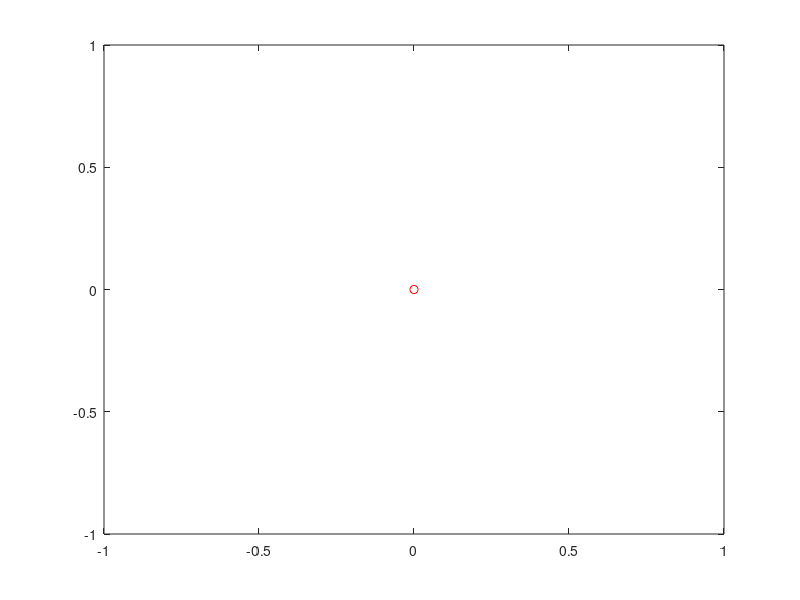

Here is the MATLAB script that generated this plot: (Note: this script raises an error after producing the figure.)
close All
plot(0,0,'ro');
hold on

d=50;
j=1:d:length(T);
D=Dynamics(zeros(12:1));
% Block specification
Lx = D.L;
Ly = 0.01;
Lz = 0.01;

root=sqrt(2);
R45=[1/root -1/root 0;
     1/root 1/root 0;
     0        0    1;];

p_center1=[Lx/2, Ly/2, Lz/2]*R45';
p_center2=[Ly/2, Lx/2, Lz/2]*R45';
p1_center=[Ly/2, Ly/2, D.L1/2];
p2_center=[D.L1/2, Ly/2, Ly/2];

n_time = length(T)-1;

% Compute propagation of vertices and patches
for i_time=1:d:n_time
    
    R=Rotation(ph(i_time),th(i_time),ps(i_time));
    p=[xr(i_time) yr(i_time) zr(i_time)];
    R1=[cos(et1(i_time)) 0 sin(et1(i_time));0 1 0;-sin(et1(i_time)) 0 cos(et1(i_time))];
    R2=[cos(et1(i_time)+et2(i_time)) 0 sin(et1(i_time)+et2(i_time));0 1 0;-sin(et1(i_time)+et2(i_time)) 0 cos(et1(i_time)+et2(i_time))];
    p1=p+(R*R1*[0;0;D.l1])';
    p2=p+(R*R1*[0;0;D.L1])'+(R*R2*[D.l2;0;0])';
    
    %---------------------------------------------------------
    H=mean(Uf(i_time,1:4));
    T1=((Uf(i_time,1))/H-1)*2+H*0.00003;
    arrow1=[0.001,0.001,-T1];
    T2=((Uf(i_time,2))/H-1)*2+H*0.00003;
    arrow2=[0.001,0.001,-T2];
    T3=((Uf(i_time,3))/H-1)*2+H*0.00003;
    arrow3=[0.001,0.001,-T3];
    T4=((Uf(i_time,4))/H-1)*2+H*0.00003;
    arrow4=[0.001,0.001,-T4];
    
    
    VertexData1(:,:,i_time) = GeoVerMakeBlock(p-(R*p_center1')',R*R45,[Lx,Ly,Lz]);
    VertexData2(:,:,i_time) = GeoVerMakeBlock(p-(R*p_center2')',R*R45,[Ly,Lx,Lz]);
    
    VertexData3(:,:,i_time) = GeoVerMakeBlock(p1-(R*R1*p1_center')',R*R1,[Ly,Ly,D.L1]);
    VertexData4(:,:,i_time) = GeoVerMakeBlock([-0.5,-0.5,0],eye(3),[1,1,0.01]);
    
    VertexDataT1(:,:,i_time) = GeoVerMakeBlock(p+[Lx/2 0 0]*R45'*R',R,arrow1);
    VertexDataT2(:,:,i_time) = GeoVerMakeBlock(p+[0 Lx/2 0]*R45'*R',R,arrow2);
    VertexDataT3(:,:,i_time) = GeoVerMakeBlock(p+[-Lx/2 0 0]*R45'*R',R,arrow3);
    VertexDataT4(:,:,i_time) = GeoVerMakeBlock(p+[0 -Lx/2 0]*R45'*R',R,arrow4);
    
    [Xg1,Yg1,Zg1] = GeoPatMakeBlock(VertexData1(:,:,i_time));
    [Xg2,Yg2,Zg2] = GeoPatMakeBlock(VertexData2(:,:,i_time));
    
    [Xg3,Yg3,Zg3] = GeoPatMakeBlock(VertexData3(:,:,i_time));
    [Xg4,Yg4,Zg4] = GeoPatMakeBlock(VertexData4(:,:,i_time));
    
    [XgT1,YgT1,ZgT1] = GeoPatMakeBlock(VertexDataT1(:,:,i_time));
    [XgT2,YgT2,ZgT2] = GeoPatMakeBlock(VertexDataT2(:,:,i_time));
    [XgT3,YgT3,ZgT3] = GeoPatMakeBlock(VertexDataT3(:,:,i_time));
    [XgT4,YgT4,ZgT4] = GeoPatMakeBlock(VertexDataT4(:,:,i_time));
    
    
    PatchData_X1(:,:,i_time) = Xg1;
    PatchData_Y1(:,:,i_time) = Yg1;
    PatchData_Z1(:,:,i_time) = Zg1;
    PatchData_X2(:,:,i_time) = Xg2;
    PatchData_Y2(:,:,i_time) = Yg2;
    PatchData_Z2(:,:,i_time) = Zg2;
    
    PatchData_X3(:,:,i_time) = Xg3;
    PatchData_Y3(:,:,i_time) = Yg3;
    PatchData_Z3(:,:,i_time) = Zg3;
    
    PatchData_X4(:,:,i_time) = Xg4;
    PatchData_Y4(:,:,i_time) = Yg4;
    PatchData_Z4(:,:,i_time) = Zg4;
    
    PatchData_XT1(:,:,i_time) = XgT1;
    PatchData_YT1(:,:,i_time) = YgT1;
    PatchData_ZT1(:,:,i_time) = ZgT1;
    PatchData_XT2(:,:,i_time) = XgT2;
    PatchData_YT2(:,:,i_time) = YgT2;
    PatchData_ZT2(:,:,i_time) = ZgT2;
    PatchData_XT3(:,:,i_time) = XgT3;
    PatchData_YT3(:,:,i_time) = YgT3;
    PatchData_ZT3(:,:,i_time) = ZgT3;
    PatchData_XT4(:,:,i_time) = XgT4;
    PatchData_YT4(:,:,i_time) = YgT4;
    PatchData_ZT4(:,:,i_time) = ZgT4;
end

% Draw initial figure
figure(1);
%set(gcf,'Renderer','OpenGL'); 
%r=10;
%a=0:pi/20:2*pi; b=0:pi/20:2*pi;
%h = patch(r*cos(a).*cos(b),r*cos(a).*sin(b),r*sin(a),'b');
%set(h,'EraseMode','normal');
%set(h,'FaceLighting','phong');

h1 = patch(PatchData_X1(:,:,1),PatchData_Y1(:,:,1),PatchData_Z1(:,:,1),'g');
h2 = patch(PatchData_X2(:,:,1),PatchData_Y2(:,:,1),PatchData_Z2(:,:,1),'y');
h1.EdgeColor='g';
h2.EdgeColor='y';

h3 = patch(PatchData_X3(:,:,1),PatchData_Y3(:,:,1),PatchData_Z3(:,:,1),'r');
h3.EdgeColor='r';
h4 = patch(PatchData_X4(:,:,1),PatchData_Y4(:,:,1),PatchData_Z4(:,:,1),'y');
h4.EdgeColor='y';



set(h1,'FaceLighting','phong','EdgeLighting','phong');
set(h1,'EraseMode','normal');
set(h2,'FaceLighting','phong','EdgeLighting','phong');
set(h2,'EraseMode','normal');
set(h3,'FaceLighting','phong','EdgeLighting','phong');
set(h3,'EraseMode','normal');
set(h4,'FaceLighting','phong','EdgeLighting','phong');
set(h4,'EraseMode','normal');

hT1 = patch(PatchData_XT1(:,:,1),PatchData_YT1(:,:,1),PatchData_ZT1(:,:,1),'r');
hT1.EdgeColor='r';
hT2 = patch(PatchData_XT2(:,:,1),PatchData_YT2(:,:,1),PatchData_ZT2(:,:,1),'r');
hT2.EdgeColor='r';
hT3 = patch(PatchData_XT3(:,:,1),PatchData_YT3(:,:,1),PatchData_ZT3(:,:,1),'r');
hT3.EdgeColor='r';
hT4 = patch(PatchData_XT4(:,:,1),PatchData_YT4(:,:,1),PatchData_ZT4(:,:,1),'r');
hT4.EdgeColor='r';



% Axes settings
figure(1)
xlabel('x','FontSize',14);
ylabel('y','FontSize',14);
zlabel('z','FontSize',14);
set(gca,'FontSize',14);
set(gca,'ZDir','rev');
set(gca,'YDir','rev');
axis vis3d equal;
view([0,0]);
camlight;
grid on;
 xlim([-1,1]);
 ylim([-1,1]);
 zlim([-1,1]);
 
 
% Animation Loop
for i_time=1:d:n_time
    figure(1)
    p=[xr(i_time) yr(i_time) zr(i_time)];
    xlim([p(1)-0.5,p(1)+0.5]);
    ylim([p(2)-0.5,p(2)+0.5]);
   zlim([p(3)-0.5,p(3)+0.5]);
    %set(h,'XData',p(1));
    %set(h,'YData',p(2));
    %set(h,'ZData',p(3));
    %annotation('textbox',dim,'String',num2str(i_time),'FitBoxToText','on');
    set(h1,'XData',PatchData_X1(:,:,i_time));
    set(h1,'YData',PatchData_Y1(:,:,i_time));
    set(h1,'ZData',PatchData_Z1(:,:,i_time));
    set(h2,'XData',PatchData_X2(:,:,i_time));
    set(h2,'YData',PatchData_Y2(:,:,i_time));
    set(h2,'ZData',PatchData_Z2(:,:,i_time));
    
    set(h3,'XData',PatchData_X3(:,:,i_time));
    set(h3,'YData',PatchData_Y3(:,:,i_time));
    set(h3,'ZData',PatchData_Z3(:,:,i_time));
    %set(h4,'XData',PatchData_X4(:,:,i_time));
    %set(h4,'YData',PatchData_Y4(:,:,i_time));
    %set(h4,'ZData',PatchData_Z4(:,:,i_time));
    
    set(hT1,'XData',PatchData_XT1(:,:,i_time));
    set(hT1,'YData',PatchData_YT1(:,:,i_time));
    set(hT1,'ZData',PatchData_ZT1(:,:,i_time));
    set(hT2,'XData',PatchData_XT2(:,:,i_time));
    set(hT2,'YData',PatchData_YT2(:,:,i_time));
    set(hT2,'ZData',PatchData_ZT2(:,:,i_time));
    set(hT3,'XData',PatchData_XT3(:,:,i_time));
    set(hT3,'YData',PatchData_YT3(:,:,i_time));
    set(hT3,'ZData',PatchData_ZT3(:,:,i_time));
    set(hT4,'XData',PatchData_XT4(:,:,i_time));
    set(hT4,'YData',PatchData_YT4(:,:,i_time));
    set(hT4,'ZData',PatchData_ZT4(:,:,i_time));
    
    
    MM((i_time+d-1)/d)=getframe(gcf);
    drawnow;
end

%  v = VideoWriter(char(yyyymmdd(datetime)+".avi"))
%  open(v)
%  writeVideo(v,MM)
%  close(v)